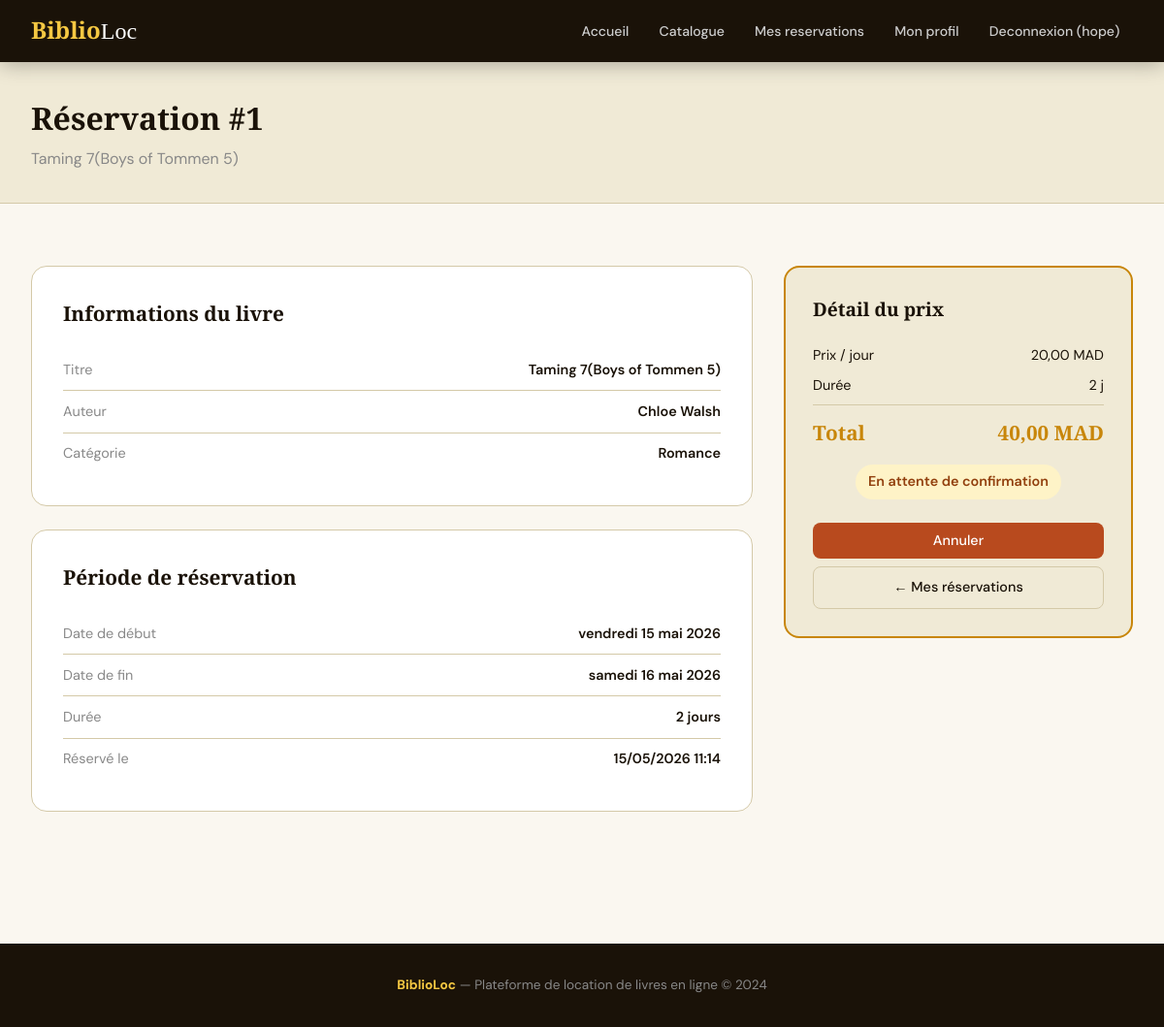
/reservations/detail/1/ (signed in), run on the app's committed database.
### reservations/models.py (models this page shows, shortened)
class Reservation(models.Model):
    STATUT_CHOICES = [
        ('en_attente', 'En attente'),
        ('confirmee', 'Confirmee'),
        ('en_cours', 'En cours'),
        ('terminee', 'Terminee'),
        ('annulee', 'Annulee'),
    ]
    utilisateur = models.ForeignKey(User, on_delete=models.CASCADE, related_name='reservations')
    livre = models.ForeignKey(Livre, on_delete=models.CASCADE, related_name='reservations')
    date_reservation = models.DateTimeField(auto_now_add=True)
    date_debut = models.DateField()
    date_fin = models.DateField()
    statut = models.CharField(max_length=20, choices=STATUT_CHOICES, default='en_attente')
    notes = models.TextField(blank=True)
    prix_total = models.DecimalField(max_digits=10, decimal_places=2, null=True, blank=True)
    date_retour_effectif = models.DateField(null=True, blank=True)
    penalite = models.DecimalField(max_digits=8, decimal_places=2, default=0)
    def duree_jours(self):
        delta = self.date_fin - self.date_debut
        return max(1, delta.days + 1)
    def est_en_retard(self):
        if self.statut in ['en_cours', 'confirmee'] and self.date_fin < timezone.now().date():
            return True
        return False
    class Meta:
        verbose_name = "Reservation"
        verbose_name_plural = "Reservations"
        ordering = ['-date_reservation']

### livres/models.py (models this page shows, shortened)
class Livre(models.Model):
    titre = models.CharField(max_length=200)
    auteur = models.CharField(max_length=150)
    isbn = models.CharField(max_length=13, unique=True, blank=True, null=True)
    categorie = models.ForeignKey(Categorie, on_delete=models.SET_NULL, null=True, blank=True, related_name='livres')
    description = models.TextField(blank=True)
    couverture = models.ImageField(upload_to='covers/', blank=True, null=True)
    annee_publication = models.IntegerField(null=True, blank=True)
    editeur = models.CharField(max_length=150, blank=True)
    nombre_exemplaires = models.PositiveIntegerField(default=1)
    prix_location_jour = models.DecimalField(max_digits=8, decimal_places=2, default=5.00)
    disponible = models.BooleanField(default=True)
    date_ajout = models.DateTimeField(auto_now_add=True)
    class Meta:
        verbose_name = "Livre"
        ordering = ['-date_ajout']

class Categorie(models.Model):
    nom = models.CharField(max_length=100)
    description = models.TextField(blank=True)
    icone = models.CharField(max_length=50, default='')
    class Meta:
        verbose_name = "Categorie"
        verbose_name_plural = "Categories"

### reservations/views.py (the view)
# urls.py: path('detail/<int:pk>/', views.detail_reservation, name='detail_reservation'),
@login_required
def detail_reservation(request, pk):
    reservation = get_object_or_404(Reservation, pk=pk, utilisateur=request.user)
    return render(request, 'reservations/detail.html', {'reservation': reservation})

### templates/reservations/detail.html (shortened to what this page needs)
{% extends 'base.html' %}
{% block content %}
<div class="page-header">
    <div class="container">
        <h1>Réservation #{{ reservation.pk }}</h1>
        <p style="color:#888">{{ reservation.livre.titre }}</p>
    </div>
</div>
<div class="container">
    <div class="detail-grid">
        <div>
            <div class="info-card">
                <h2> Informations du livre</h2>
                <div class="info-row"><span class="key">Titre</span><span class="val">{{ reservation.livre.titre }}</span></div>
                <div class="info-row"><span class="key">Auteur</span><span class="val">{{ reservation.livre.auteur }}</span></div>
                {% if reservation.livre.categorie %}<div class="info-row"><span class="key">Catégorie</span><span class="val">{{ reservation.livre.categorie.nom }}</span></div>{% endif %}
            </div>
            <div class="info-card">
                <h2> Période de réservation</h2>
                <div class="info-row"><span class="key">Date de début</span><span class="val">{{ reservation.date_debut|date:"l d F Y" }}</span></div>
                <div class="info-row"><span class="key">Date de fin</span><span class="val">{{ reservation.date_fin|date:"l d F Y" }}</span></div>
                <div class="info-row"><span class="key">Durée</span><span class="val">{{ reservation.duree_jours }} jour{{ reservation.duree_jours|pluralize }}</span></div>
                <div class="info-row"><span class="key">Réservé le</span><span class="val">{{ reservation.date_reservation|date:"d/m/Y H:i" }}</span></div>
            </div>
        </div>
        <div>
            <div class="price-card">
                <h3 style="font-family:'Playfair Display',serif; font-weight:900; font-size:1.2rem; margin-bottom:1.25rem;"> Détail du prix</h3>
                <div style="display:flex;justify-content:space-between;font-size:0.9rem;margin-bottom:0.5rem;"><span>Prix / jour</span><span>{{ reservation.livre.prix_location_jour }} MAD</span></div>
                <div style="display:flex;justify-content:space-between;font-size:0.9rem;margin-bottom:0.5rem;"><span>Durée</span><span>{{ reservation.duree_jours }} j</span></div>
                <div style="display:flex;justify-content:space-between;font-weight:900;font-size:1.3rem;padding-top:0.75rem;border-top:1px solid var(--border);color:var(--amber);font-family:'Playfair Display',serif;"><span>Total</span><span>{{ reservation.prix_total }} MAD</span></div>
                <div style="margin-top:1rem; text-align:center;">
                    {% if reservation.statut == 'en_attente' %}<span class="badge badge-warning" style="font-size:0.9rem;padding:0.4rem 0.8rem;"> En attente de confirmation</span>
                    {% elif reservation.statut == 'confirmee' %}<span class="badge badge-info" style="font-size:0.9rem;padding:0.4rem 0.8rem;"> Confirmée</span>
                    {% elif reservation.statut == 'en_cours' %}<span class="badge badge-success" style="font-size:0.9rem;padding:0.4rem 0.8rem;"> En cours</span>
                    {% elif reservation.statut == 'terminee' %}<span class="badge badge-secondary" style="font-size:0.9rem;padding:0.4rem 0.8rem;"> Terminée</span>
                    {% elif reservation.statut == 'annulee' %}<span class="badge badge-danger" style="font-size:0.9rem;padding:0.4rem 0.8rem;"> Annulée</span>
                    {% endif %}
                </div>
                <div style="margin-top:1.5rem;display:flex;flex-direction:column;gap:0.5rem;">
                    {% if reservation.statut in 'en_attente,confirmee' %}
                    <form method="post" action="/reservations/annuler/{{ reservation.pk }}/" onsubmit="return confirm('Confirmer ?')">
                        <button type="submit" class="btn btn-danger" style="width:100%;justify-content:center;"> Annuler</button>
                    </form>
                    {% endif %}
                    <a href="/reservations/mes-reservations/" class="btn btn-outline" style="justify-content:center;">← Mes réservations</a>
                </div>
            </div>
        </div>
    </div>
</div>
{% endblock %}

### templates/base.html (shortened to what this page needs)
<!DOCTYPE html>
<html lang="fr">
<head>
</head>
<body>
<nav>
    <a href="/" class="nav-brand">Biblio<span>Loc</span></a>
    <div class="nav-links">
        <a href="/">Accueil</a>
        <a href="/livres/">Catalogue</a>
        {% if user.is_authenticated %}
            <a href="/reservations/mes-reservations/">Mes reservations</a>
            <a href="/profil/">Mon profil</a>
            <form method="post" action="/accounts/logout/" style="display:inline;">
                <button type="submit" style="background:none; border:none; color:#ccc; font-family:inherit; font-size:0.88rem; font-weight:500; cursor:pointer; padding:0.5rem 0.85rem; border-radius:6px; transition:all 0.2s;">
                    Deconnexion ({{ user.username }})
                </button>
            </form>
        {% else %}
            <a href="/accounts/login/">Connexion</a>
            <a href="/accounts/register/" class="btn-nav">S'inscrire</a>
        {% endif %}
    </div>
</nav>
{% block content %}{% endblock %}
<footer><strong>BiblioLoc</strong> — Plateforme de location de livres en ligne &copy; 2024</footer>
</body>
</html>

### templates/base.html (style rules this page uses)
:root { --ink: #1a1208; --cream: #faf7f0; --parchment: #f0ead6; --amber: #c8860a; --amber-light: #f5c842; --rust: #b84a1e; --sage: #4a6741; --border: #d4c9a8; }
* { margin: 0; padding: 0; box-sizing: border-box; }
body { font-family: 'DM Sans', sans-serif; background: var(--cream); color: var(--ink); line-height: 1.6; }
nav { background: var(--ink); padding: 0 2rem; display: flex; align-items: center; justify-content: space-between; height: 64px; position: sticky; top: 0; z-index: 100; box-shadow: 0 2px 20px rgba(0,0,0,0.3); }
.nav-brand { font-family: 'Playfair Display', serif; font-size: 1.5rem; font-weight: 900; color: var(--amber-light); text-decoration: none; }
.nav-brand span { color: #fff; font-weight: 400; }
.nav-links { display: flex; align-items: center; gap: 0.25rem; }
.nav-links a { color: #ccc; text-decoration: none; padding: 0.5rem 0.85rem; border-radius: 6px; font-size: 0.88rem; font-weight: 500; transition: all 0.2s; }
.container { max-width: 1200px; margin: 0 auto; padding: 0 2rem; }
footer { background: var(--ink); color: #888; text-align: center; padding: 2rem; margin-top: 4rem; font-size: 0.85rem; }
footer strong { color: var(--amber-light); }
.badge { display: inline-block; padding: 0.2rem 0.6rem; border-radius: 20px; font-size: 0.75rem; font-weight: 600; }
.badge-warning { background: #fef3c7; color: #92400e; }
.btn { display: inline-flex; align-items: center; gap: 0.4rem; padding: 0.6rem 1.2rem; border-radius: 8px; font-family: 'DM Sans', sans-serif; font-size: 0.9rem; font-weight: 500; text-decoration: none; border: none; cursor: pointer; transition: all 0.2s; }
.btn-outline { background: transparent; border: 1.5px solid var(--border); color: var(--ink); }
.btn-danger { background: var(--rust); color: #fff; }
.page-header { background: var(--parchment); border-bottom: 1px solid var(--border); padding: 2rem 0; margin-bottom: 2rem; }
.page-header h1 { font-family: 'Playfair Display', serif; font-size: 2rem; font-weight: 900; }
.page-header p { color: #666; margin-top: 0.25rem; }

### templates/reservations/detail.html (style rules this page uses)
.detail-grid { display: grid; grid-template-columns: 1fr 360px; gap: 2rem; padding: 2rem 0 3rem; }
.info-card { background: #fff; border: 1px solid var(--border); border-radius: 16px; padding: 2rem; margin-bottom: 1.5rem; }
.info-card h2 { font-family: 'Playfair Display', serif; font-weight: 900; font-size: 1.3rem; margin-bottom: 1.25rem; }
.info-row { display: flex; justify-content: space-between; padding: 0.6rem 0; border-bottom: 1px solid var(--border); font-size: 0.9rem; }
.info-row:last-child { border-bottom: none; }
.info-row .key { color: #888; }
.info-row .val { font-weight: 600; }
.price-card { background: var(--parchment); border: 2px solid var(--amber); border-radius: 16px; padding: 1.75rem; position: sticky; top: 80px; }

### data on the page
Reservation: pk "1", livre.titre "Taming 7(Boys of Tommen 5)", livre.auteur "Chloe Walsh", livre.categorie.nom "Romance", date_debut "vendredi 15 mai 2026", date_fin "samedi 16 mai 2026", duree_jours "2", date_reservation "15/05/2026 11:14", livre.prix_location_jour "20,00", prix_total "40,00"

### other printed values
{{ user.username }} "hope"
